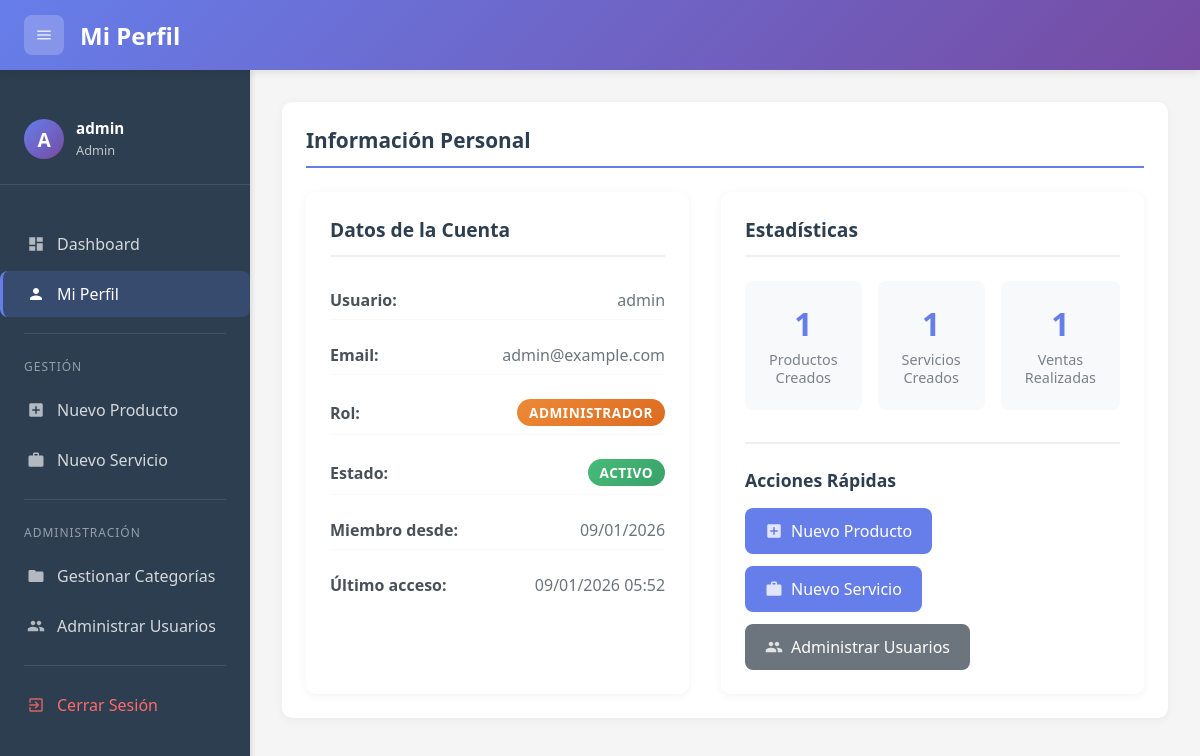
Before: /perfil (signed in) with the older database file.
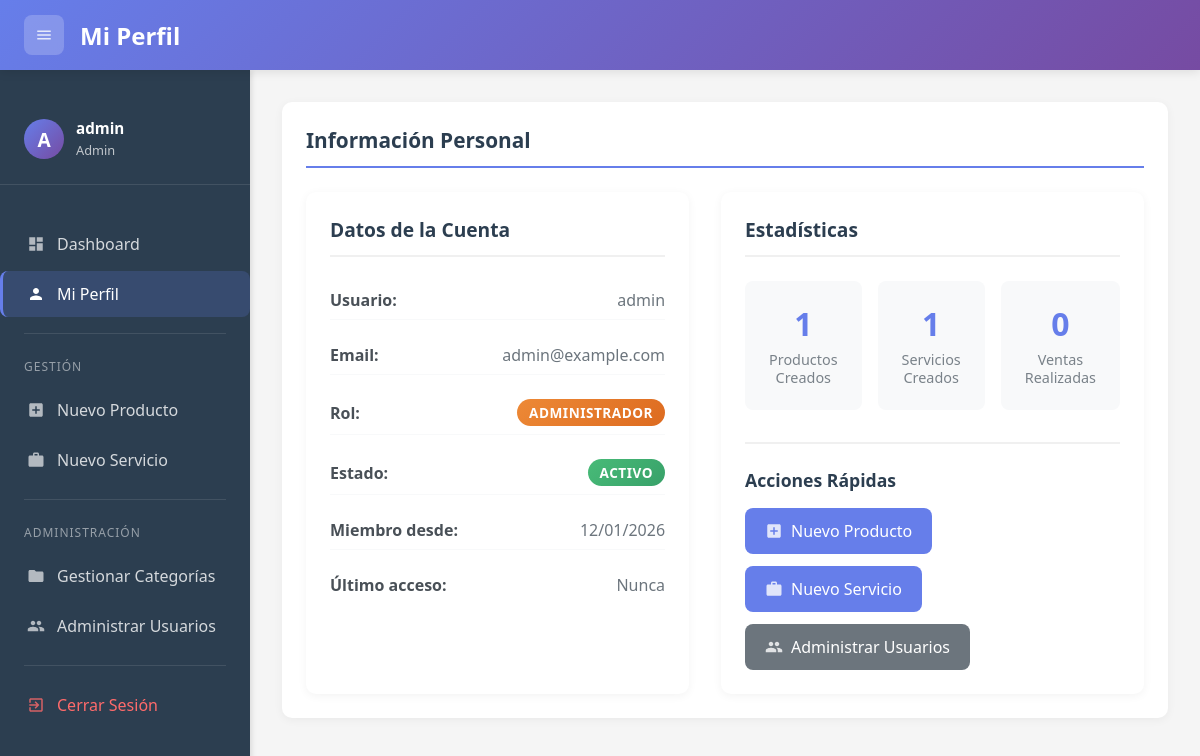
After: the same page with the newer database file.
### models.py (models this page shows, shortened)
class User(db.Model, UserMixin):
    id = db.Column(db.Integer, primary_key=True)
    username = db.Column(db.String(80), unique=True, nullable=False)
    password_hash = db.Column(db.String(200), nullable=False)
    email = db.Column(db.String(120), unique=True, nullable=True)
    role = db.Column(db.String(20), default='usuario')  # 'admin' o 'usuario'
    is_active = db.Column(db.Boolean, default=True)
    created_at = db.Column(db.DateTime, default=datetime.now)
    last_login = db.Column(db.DateTime, nullable=True)
    def is_admin(self):
        return self.role == 'admin'

### app.py (the view)
@app.route('/perfil')
@login_required
def perfil():
    productos_creados = Producto.query.filter_by(created_by=current_user.id).count()
    servicios_creados = Servicio.query.filter_by(created_by=current_user.id).count()
    ventas_realizadas = Venta.query.filter_by(vendedor_id=current_user.id).count()
    return render_template('perfil.html',
                         page_title='Mi Perfil',
                         productos_creados=productos_creados,
                         servicios_creados=servicios_creados,
                         ventas_realizadas=ventas_realizadas)

### app.py (called while the page is built)
@login_manager.user_loader
def load_user(user_id):
    return User.query.get(int(user_id))

@app.context_processor
def inject_user_data():
    if current_user.is_authenticated:
        return {
            'es_admin': current_user.is_admin(),
            'current_user': current_user
        }
    return {}

### templates/perfil.html (shortened to what the changed rows need)
{% extends "base.html" %}
{% block page_title %}Mi Perfil{% endblock %}
{% block content %}
<div class="section">
    <h2 class="section-title">Información Personal</h2>
    <div class="profile-grid">
        <div class="profile-card">
            <div class="profile-info">
                <div class="info-item">
                    <span class="info-label">Usuario:</span>
                    <span class="info-value">{{ current_user.username }}</span>
                </div>
                <div class="info-item">
                    <span class="info-label">Email:</span>
                    <span class="info-value">{{ current_user.email }}</span>
                </div>
                <div class="info-item">
                    <span class="info-label">Miembro desde:</span>
                    <span class="info-value">{{ current_user.created_at.strftime('%d/%m/%Y') }}</span>
                </div>
                <div class="info-item">
                    <span class="info-label">Último acceso:</span>
                    <span class="info-value">
                        {% if current_user.last_login %}
                            {{ current_user.last_login.strftime('%d/%m/%Y %H:%M') }}
                        {% else %}
                            Nunca
                        {% endif %}
                    </span>
                </div>
            </div>
        </div>
        <div class="profile-card">
            <div class="stats-grid">
                <div class="stat-card">
                    <div class="stat-number">{{ ventas_realizadas|default(0) }}</div>
                    <div class="stat-label">Ventas Realizadas</div>
                </div>
            </div>
        </div>
    </div>
</div>
{% endblock %}

### templates/base.html (shortened to what the changed rows need)
<!DOCTYPE html>
<html lang="es">
<head>
</head>
<body>
    <header class="header">
        <div class="header-left">
            <h1 class="header-title">{% block page_title %}Dashboard{% endblock %}</h1>
        </div>
    </header>
    <div class="main-container">
        <nav class="sidebar" id="sidebar">
            <div class="sidebar-header">
                <div class="sidebar-user">
                    <div class="sidebar-user-avatar">
                        {{ current_user.username[0]|upper if current_user.username else 'U' }}
                    </div>
                    <div class="sidebar-user-info">
                        <h4>{{ current_user.username|default('Usuario') }}</h4>
                        <small>{{ current_user.role|default('Usuario')|title }}</small>
                    </div>
                </div>
            </div>
        </nav>
        <main class="content-wrapper" id="contentWrapper">
            {% block content %}{% endblock %}
        </main>
    </div>
</body>
</html>

Changed rows visible on the page:
changed User "admin": created_at "09/01/2026" → "12/01/2026"; last_login "09/01/2026 05:52" → (not shown)
Other visible differences:
{{ ventas_realizadas|default(0) }}: "1" → "0"
text now shown: "Nunca"
